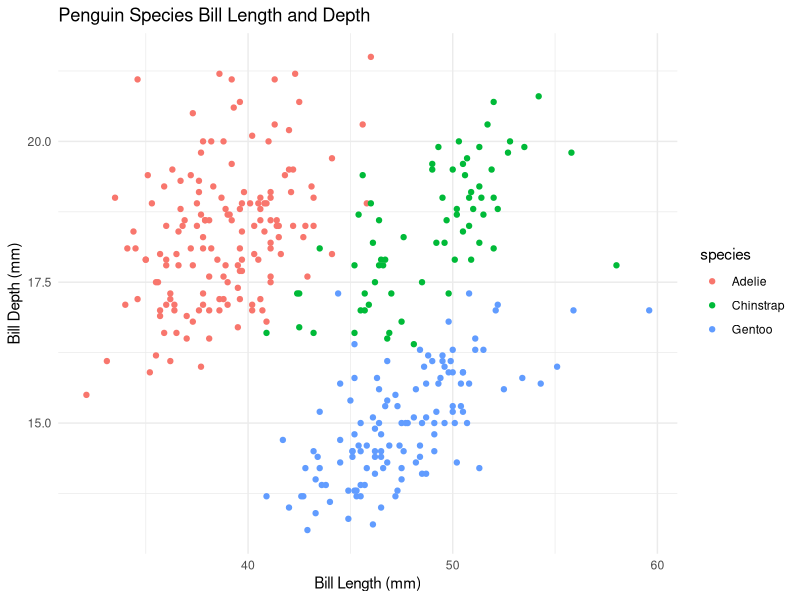
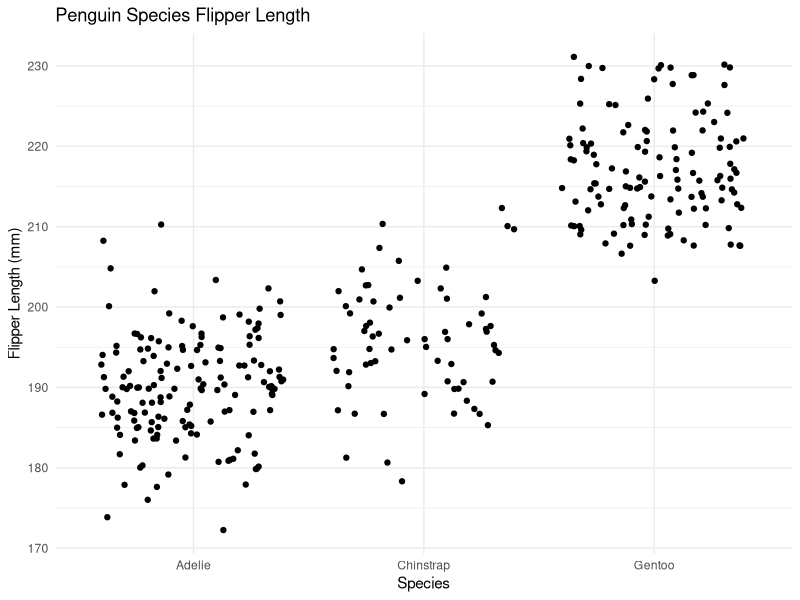

These figures' R source, in order:
## ---- chunk 1
library(tidyverse)
library(palmerpenguins)
## ---- chunk 2
# A
fx = expression(x ^ 2)

dfdx = D(fx, 'x')

x = 3

eval(dfdx)
## ---- chunk 3
# B 
Pa = expression(2 * (3 * a + 2) ^ 4 - 5)

dPda = D(Pa, 'a')

a = 1.2

eval(dPda)
## ---- chunk 4
ggplot(data = penguins, 
       aes(x = bill_length_mm, 
           y = bill_depth_mm, 
           color = species)) + 
  geom_point() + 
  labs(x = "Bill Length (mm)", 
       y = "Bill Depth (mm)",
       title = "Penguin Species Bill Length and Depth") +
  theme_minimal()
## ---- chunk 5
ggplot(data = penguins, 
       aes(x = species, 
           y = flipper_length_mm)) + 
  geom_jitter() + 
  labs(x = "Species", 
       y = "Flipper Length (mm)", 
       title = "Penguin Species Flipper Length") + 
  theme_minimal()
